Frame 1 (no input): blank canvas, image omitted
Frame 60 (the mouse pressed at the canvas centre just before this capture): blank canvas, image omitted
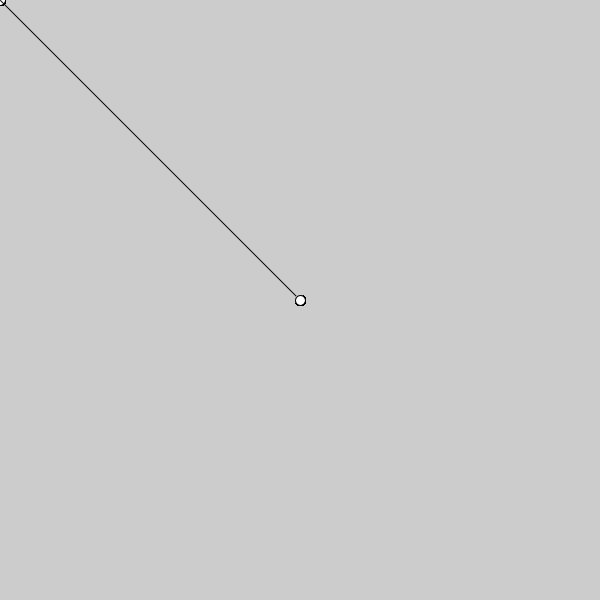
Frame 120 (the mouse held since frame 60 and released just before this capture)

The Processing sketch whose frames 1 and 60 were blank and that drew this single picture after the mouse press (run headless with seeded random() and noise(); from frame 60 on, the mouse is pressed at the canvas centre):

// Processing sketch: processing_158076
// ── processing_158076.pde

void setup(){
size(600,600);
}
void draw() {
 line(mouseX,mouseY,pmouseX,pmouseY);
 ellipse(mouseX,mouseY,10,10);
}
  
